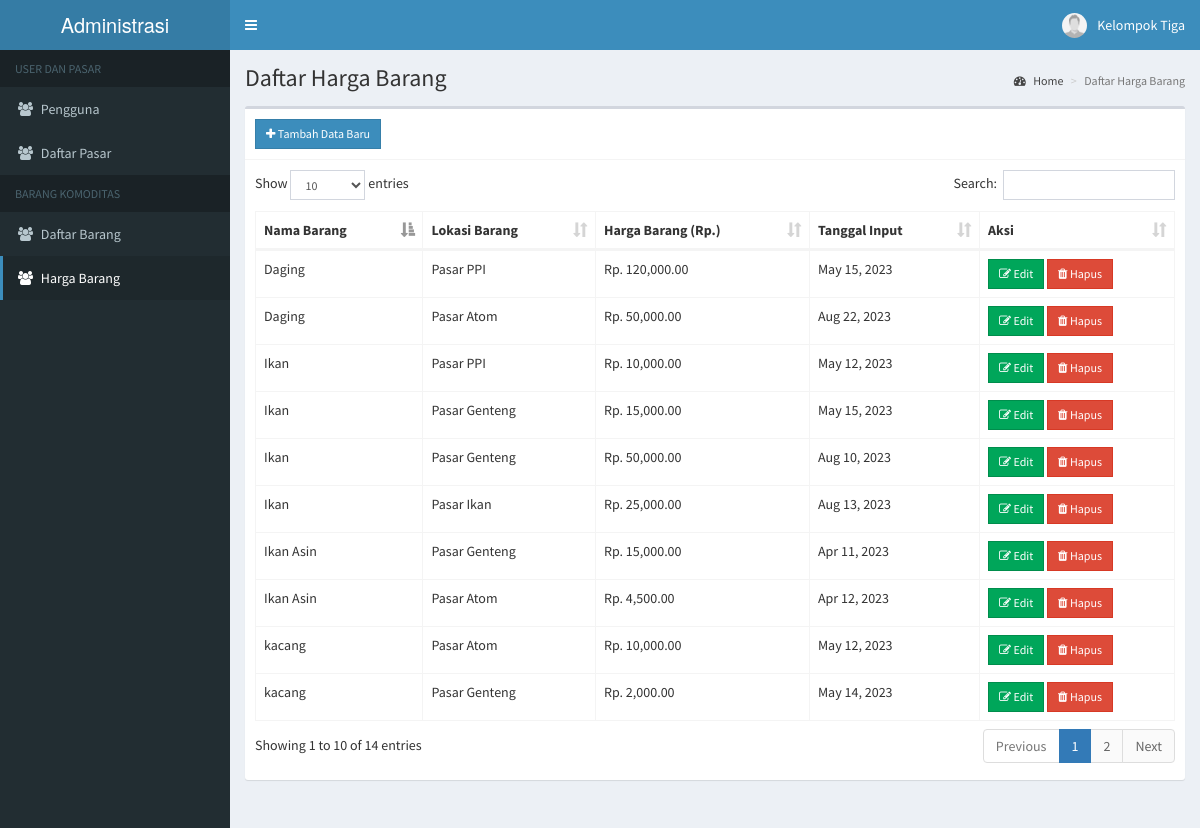
The app's page /admin/harga.php (signed in) with its own data.
### tables this page shows
CREATE TABLE `users` (
  `id` int(11) NOT NULL,
  `email` varchar(200) NOT NULL,
  `password` varchar(60) NOT NULL,
  `type` int(1) NOT NULL,
  `firstname` varchar(50) NOT NULL,
  `lastname` varchar(50) NOT NULL,
  `address` text NOT NULL,
  `contact_info` varchar(100) NOT NULL,
  `status` int(1) NOT NULL,
  `activate_code` varchar(15) NOT NULL,
  `reset_code` varchar(15) NOT NULL,
  `created_on` date NOT NULL
);

CREATE TABLE `harga_barang` (
  `id` int(11) NOT NULL,
  `barang_id` int(11) NOT NULL,
  `pasar_id` int(11) NOT NULL,
  `harga` double NOT NULL,
  `tanggal_input` date NOT NULL
);

CREATE TABLE `barang` (
  `id` int(11) NOT NULL,
  `nama` text NOT NULL
);

CREATE TABLE `pasar` (
  `id` int(11) NOT NULL,
  `nama` varchar(100) NOT NULL,
  `lokasi` varchar(100) NOT NULL
);

### admin/includes/session.php (called while the page is built, shortened)
<?php
	include '../includes/conn.php';
	$conn = $pdo->open();
	$stmt = $conn->prepare("SELECT * FROM users WHERE id=:id");
	$stmt->execute(['id'=>$_SESSION['admin']]);
	$admin = $stmt->fetch();
?>

### admin/harga.php (the view, shortened to what this page needs)
<?php include 'includes/session.php'; ?>
<?php include 'includes/header.php'; ?>
<body class="hold-transition skin-blue sidebar-mini">
<div class="wrapper">
  <?php include 'includes/navbar.php'; ?>
  <?php include 'includes/menubar.php'; ?>
  <div class="content-wrapper">
    <section class="content-header">
      <h1>
        Daftar Harga Barang
      </h1>
      <ol class="breadcrumb">
        <li><a href="#"><i class="fa fa-dashboard"></i> Home</a></li>
        <li class="active">Daftar Harga Barang</li>
      </ol>
    </section>
    <section class="content">
      <div class="row">
        <div class="col-xs-12">
          <div class="box">
          <div class="box-header with-border">
            <a href="#addnew" data-toggle="modal" class="btn btn-primary btn-sm btn-flat" id="addharga"><i class="fa fa-plus"></i> Tambah Data Baru</a>
            </div>
            <div class="box-body">
              <table id="example1" class="table table-bordered">
                <thead>
                  <th>Nama Barang</th>
                  <th>Lokasi Barang</th>
                  <th>Harga Barang (Rp.)</th>
                  <th>Tanggal Input</th>
                  <th>Aksi</th>
                </thead>
                <tbody>
                  <?php
                    $conn = $pdo->open();
                    try{
                      $stmt = $conn->prepare("SELECT a.id, b.nama AS nama_barang, p.nama AS nama_pasar, a.harga, a.tanggal_input FROM harga_barang a JOIN barang b ON a.barang_id=b.id JOIN pasar p ON a.pasar_id=p.id");
                      $stmt->execute();
                      foreach($stmt as $row){
                        echo "
                          <tr>
                            <td>".$row['nama_barang']."</td>
                            <td>".$row['nama_pasar']."</td>
                            <td>Rp. ".number_format($row['harga'], 2)."</td>
                            <td>".date('M d, Y', strtotime($row['tanggal_input']))."</td>
                            <td>
                              <button class='btn btn-success btn-sm edit btn-flat' data-id='".$row['id']."'><i class='fa fa-edit'></i> Edit</button>
                              <button class='btn btn-danger btn-sm delete btn-flat' data-id='".$row['id']."'><i class='fa fa-trash'></i> Hapus</button>
                            </td>
                          </tr>
                        ";
                      }
                    }
                    catch(PDOException $e){
                      echo $e->getMessage();
                    }
                  ?>
                </tbody>
              </table>
            </div>
          </div>
        </div>
      </div>
    </section>
  </div>
</div>
</body>
</html>

### admin/includes/navbar.php (shortened to what this page needs)
<header class="main-header">
  <a href="#" class="logo">
    <span class="logo-lg">Administrasi</span>
  </a>
  <nav class="navbar navbar-static-top">
    <a href="#" class="sidebar-toggle" data-toggle="push-menu" role="button">
    </a>
    <div class="navbar-custom-menu">
      <ul class="nav navbar-nav">
        <li class="dropdown user user-menu">
          <a href="#" class="dropdown-toggle" data-toggle="dropdown">
            <img src="<?php echo (!empty($admin['photo'])) ? '../images/'.$admin['photo'] : '../images/profile.jpg'; ?>" class="user-image" alt="User Image">
            <span class="hidden-xs"><?php echo $admin['firstname'].' '.$admin['lastname']; ?></span>
          </a>
        </li>
      </ul>
    </div>
  </nav>
</header>

### records on screen
users: firstname "Kelompok", lastname "Tiga"
harga_barang: barang.nama "Ikan", pasar.nama "Pasar PPI", harga "10,000.00", tanggal_input "May 12, 2023"
harga_barang: barang.nama "kacang", pasar.nama "Pasar Atom", harga "10,000.00", tanggal_input "May 12, 2023"
harga_barang: barang.nama "kacang", pasar.nama "Pasar Genteng", harga "2,000.00", tanggal_input "May 14, 2023"
harga_barang: barang.nama "Daging", pasar.nama "Pasar PPI", harga "120,000.00", tanggal_input "May 15, 2023"
harga_barang: barang.nama "Ikan", pasar.nama "Pasar Genteng", harga "15,000.00", tanggal_input "May 15, 2023"
harga_barang: barang.nama "Ikan Asin", pasar.nama "Pasar Genteng", harga "15,000.00", tanggal_input "Apr 11, 2023"
harga_barang: barang.nama "Ikan Asin", pasar.nama "Pasar Atom", harga "4,500.00", tanggal_input "Apr 12, 2023"
harga_barang: barang.nama "Daging", pasar.nama "Pasar Atom", harga "50,000.00", tanggal_input "Aug 22, 2023"
harga_barang: barang.nama "Ikan", pasar.nama "Pasar Genteng", harga "50,000.00", tanggal_input "Aug 10, 2023"
harga_barang: barang.nama "Ikan", pasar.nama "Pasar Ikan", harga "25,000.00", tanggal_input "Aug 13, 2023"
